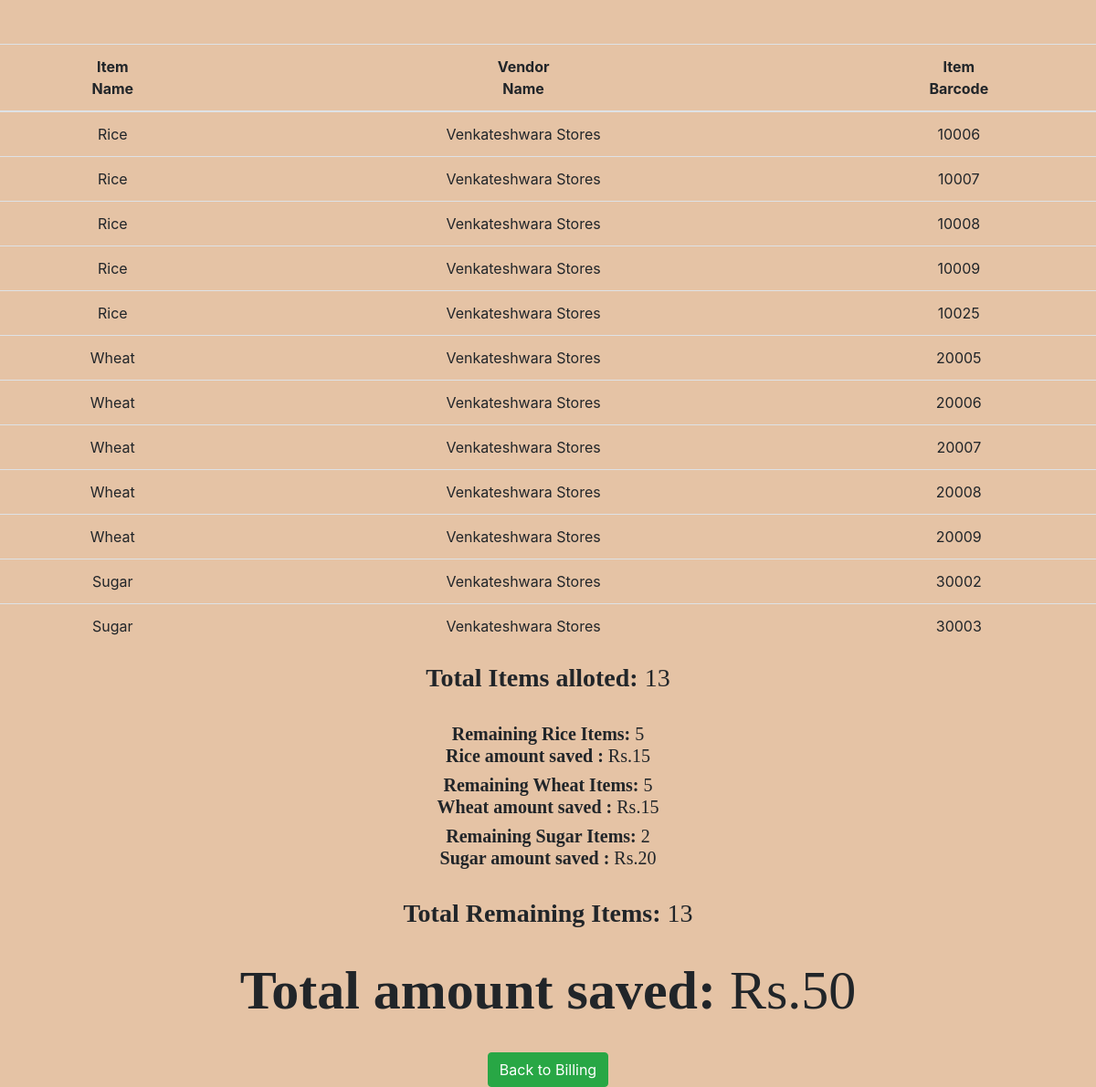
Page /checkreturn/2/ on the committed database.
### mainapp/models.py (models this page shows, shortened)
class item(models.Model):
	i_name = models.CharField(max_length=20,choices=item_choices)
	i_quantity = models.IntegerField(choices=quan_choices)
	i_barcode = models.CharField(max_length=20,default=0)
	i_vendor=models.ForeignKey(Vendor, related_name='i_ven_id', on_delete=models.CASCADE,)
	i_pack=models.ForeignKey(Packaging, related_name='i_pack_id', on_delete=models.CASCADE,)
	i_fam=models.ForeignKey(Family, related_name='i_fam_id', on_delete=models.CASCADE,blank=True, null=True)

class Vendor(models.Model):
    name = models.CharField(max_length=100)
    email = models.EmailField(max_length=100)
    password = models.CharField(max_length=100)
    v_id = models.CharField(max_length=10)
    v_address = models.CharField(max_length=200,null=False)
    v_description = models.CharField(max_length=300)
    v_phoneNum = models.CharField(max_length=10)
    def __str__(self):
        return self.name

### mainapp/views.py (the view)
# urls.py: url(r'^checkreturn/(?P<pk>\d+)/$',views.check_return,name='check_return'),
def check_return(request,pk):
	rice_list = item.objects.filter(i_fam=None,i_name='Rice',i_vendor=pk)
	wheat_list = item.objects.filter(i_fam=None,i_name='Wheat',i_vendor=pk)
	sugar_list = item.objects.filter(i_fam=None,i_name='Sugar',i_vendor=pk)
	a = item.objects.filter(i_vendor=pk).count()
	b = item.objects.filter(i_vendor=pk,i_fam=None).count()
	r  = item.objects.filter(i_vendor=pk,i_name='Rice',i_fam=None).count()
	w  = item.objects.filter(i_vendor=pk,i_name='Wheat',i_fam=None).count()
	s  = item.objects.filter(i_vendor=pk,i_name='Sugar',i_fam=None).count()
	rp = r *3
	wp = w * 3
	sp = s * 10
	t = rp + wp  + sp
	return render(request,'check_return.html',{'a':a,'b':b,'r':r,'w':w,'s':s,'rp':rp,'wp':wp,'sp':sp,'t':t,'rice_list':rice_list,'wheat_list':wheat_list,'sugar_list':sugar_list,'pk':pk})

### templates/check_return.html (shortened to what this page needs)
{% load static %}
<!DOCTYPE html>
<html>
<head>
	<link rel="stylesheet" href="{%static 'css/bootstrap.min.css' %}">
</head>
<body>
{% block content %}<br><br>
		<table class="table">
		<thead class="thead-inverse">
			<tr >
				<th><center>Item<br> Name</th>
				<th><center>Vendor <br>Name</th>
				<th><center>Item <br>Barcode</th>
			</tr>
		</thead>
		<tbody>
		{% for i in rice_list %}
			<tr>
				<td class="align-middle"><center>{{ i.i_name }}</td>
				<td class="align-middle"><center>{{ i.i_vendor }}</td>
				<td class="align-middle"><center>{{ i.i_barcode }}</td>
			</tr>
		{% endfor %}
		{% for i in wheat_list %}
			<tr>
				<td class="align-middle"><center>{{ i.i_name }}</td>
				<td class="align-middle"><center>{{ i.i_vendor }}</td>
				<td class="align-middle"><center>{{ i.i_barcode }}</td>
			</tr>
		{% endfor %}
		{% for i in sugar_list %}
			<tr>
				<td class="align-middle"><center>{{ i.i_name }}</td>
				<td class="align-middle"><center>{{ i.i_vendor }}</td>
				<td class="align-middle"><center>{{ i.i_barcode }}</td>
			</tr>
		{% endfor %}
		</tbody>
		</table>
		<h3><center><strong>Total Items alloted: </strong>{{ a }}</center></h3><br>
		<h5><center><strong>Remaining Rice Items: </strong>{{ r }}<strong>   <br>  Rice amount saved : </strong>Rs.{{ rp }}</center></h5>
		<h5><center><strong>Remaining Wheat Items: </strong>{{ w }}<strong>   <br> Wheat amount saved : </strong>Rs.{{ wp }}</center></h5>
		<h5><center><strong>Remaining Sugar Items: </strong>{{ s }}<strong>  <br>  Sugar amount saved : </strong>Rs.{{ sp }}</center></h5><br>
		<h3><center><strong>Total Remaining Items: </strong>{{ b }}</center></h3>
		<br>
		<h3 id="sav"><center><strong>Total amount saved: </strong>Rs.{{ t }}</center></h3><br>
<center><a href="{%url 'ven_Home' pk %}"><button type="submit" class="btn btn-success">Back to Billing</button>
{% endblock %}
</body>
</html>

### templates/check_return.html (style rules this page uses)
body { background-color:#e5c3a5; }
h3 { font-family: "cursive", cursive, cursive; }
h5 { font-family: "Luminari", Luminari ,fantasy; }
#sav { font-size: 60px;border-style: }

### rows in the picture
item: i_name "Rice", i_vendor "Venkateshwara Stores", i_barcode "10006"
item: i_name "Rice", i_vendor "Venkateshwara Stores", i_barcode "10007"
item: i_name "Rice", i_vendor "Venkateshwara Stores", i_barcode "10008"
item: i_name "Rice", i_vendor "Venkateshwara Stores", i_barcode "10009"
item: i_name "Rice", i_vendor "Venkateshwara Stores", i_barcode "10025"
item: i_name "Wheat", i_vendor "Venkateshwara Stores", i_barcode "20005"
item: i_name "Wheat", i_vendor "Venkateshwara Stores", i_barcode "20006"
item: i_name "Wheat", i_vendor "Venkateshwara Stores", i_barcode "20007"
item: i_name "Wheat", i_vendor "Venkateshwara Stores", i_barcode "20008"
item: i_name "Wheat", i_vendor "Venkateshwara Stores", i_barcode "20009"
item: i_name "Sugar", i_vendor "Venkateshwara Stores", i_barcode "30002"
item: i_name "Sugar", i_vendor "Venkateshwara Stores", i_barcode "30003"

### other values in the picture
{{ a }} "13"
{{ r }} "5"
{{ rp }} "15"
{{ w }} "5"
{{ wp }} "15"
{{ s }} "2"
{{ sp }} "20"
{{ b }} "13"
{{ t }} "50"
